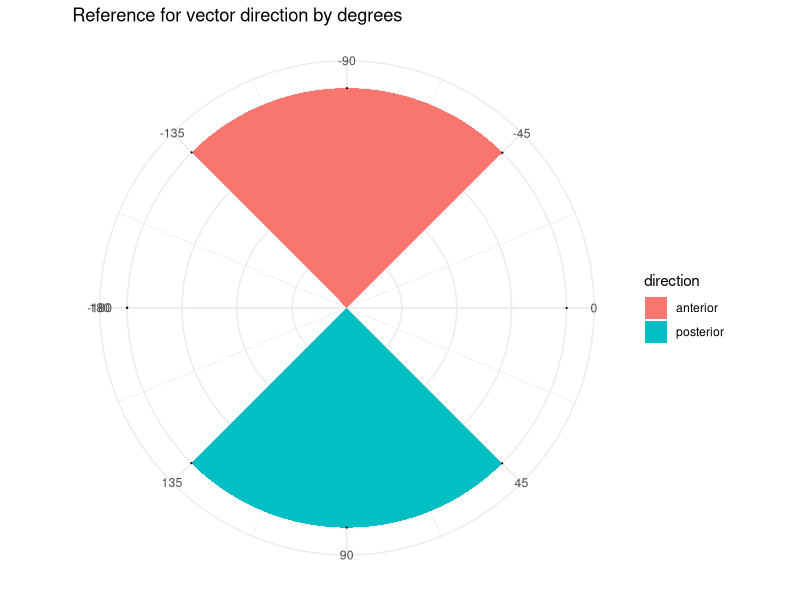

Recreate this plot in R.
library(ggplot2)

angles <- seq(-180, 180, by = 45)
angles <- as.data.frame(angles)

bars <- data.frame(
  angle = c(90, -90),
  direction = c('posterior', 'anterior')
)

ggplot() +
  geom_col(data = bars, aes(x = angle, y = 1, fill = direction), width = 90) +
  geom_point(data = angles, aes(x = angles, y = 1), size = 0.1) +
  coord_polar(theta = "x", start = 1.57, direction = -1) + 
  scale_x_reverse(breaks = seq(180, -180, -45)) +
  theme_minimal() +
  theme(axis.title.x = element_blank(),
        axis.title.y = element_blank(),
        axis.text.y = element_blank(),  
        axis.ticks.y = element_blank()) +
  labs(title = "Reference for vector direction by degrees")

# Plot angles in a given region on circular plot
# Can do just do angles
# Or vectors
# Can do as a density, or plot points
# Could do two transparent densities to compare two regions by overlap (or more than two, but maybe messy)